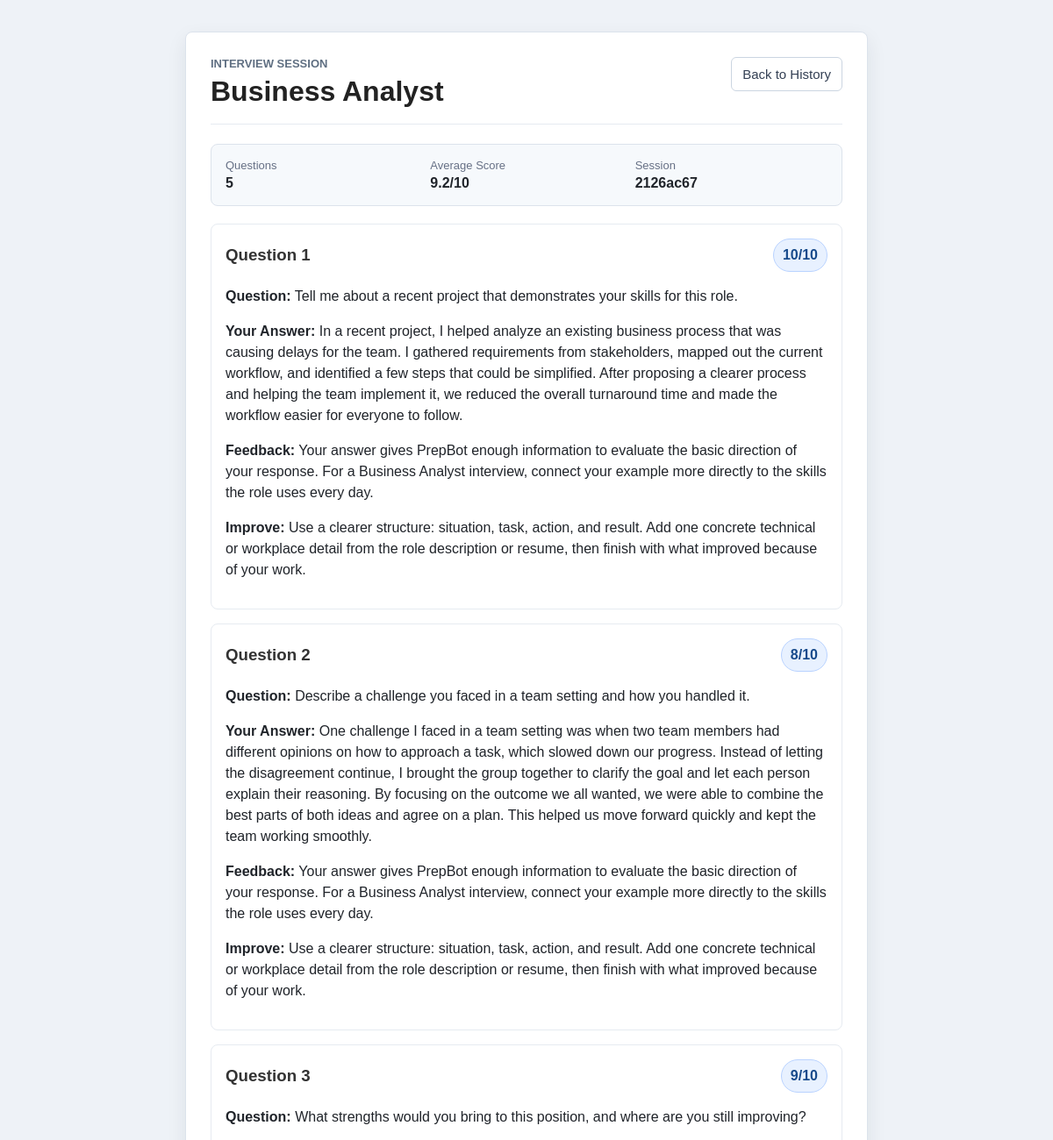
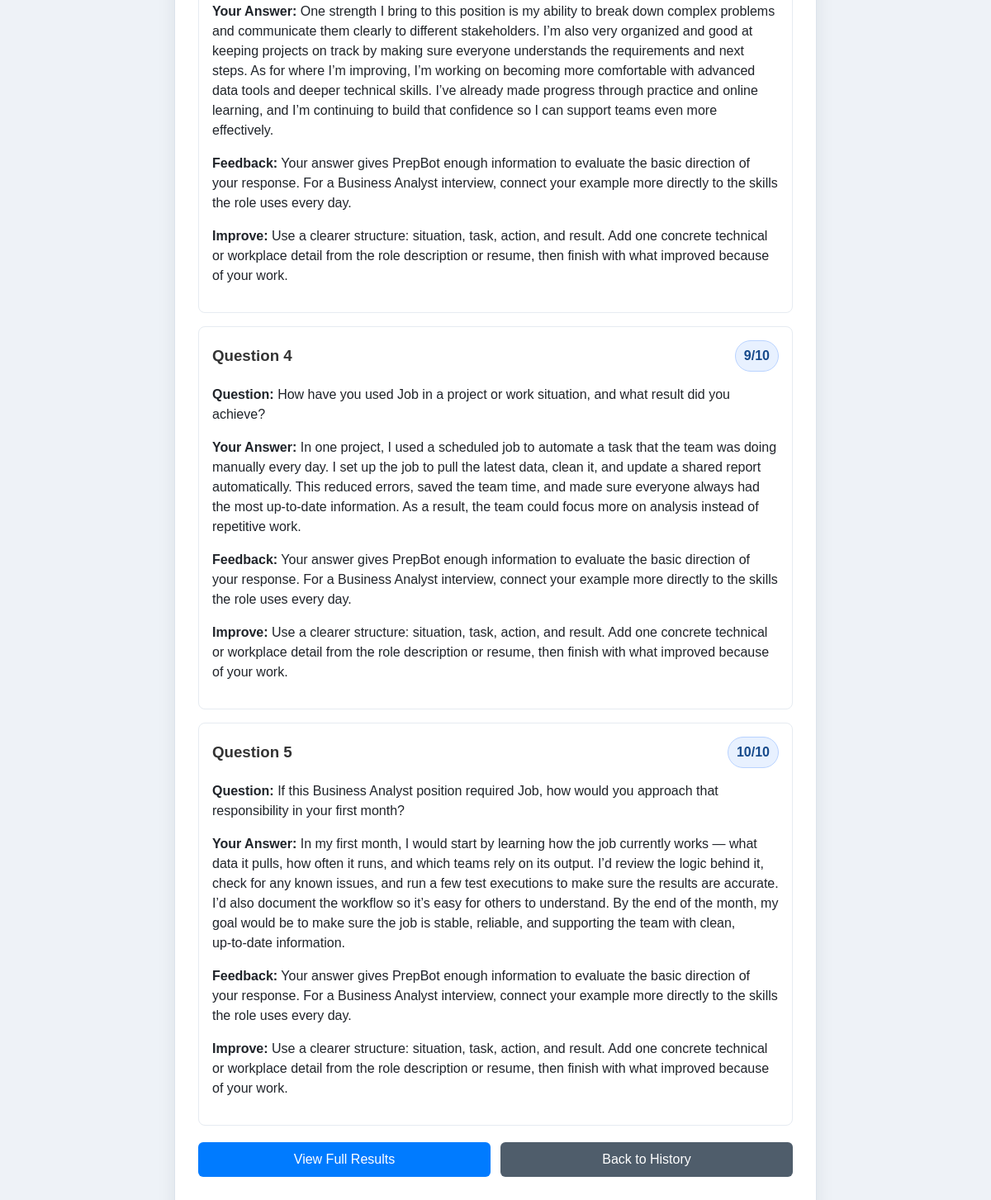
Page /history/2126ac67-0715-40f3-820a-4be86bc2efd7 (signed in) on the committed database (2 pictures, top to bottom).
### app.py (models this page shows)
class Interview(db.Model):
    id = db.Column(db.Integer, primary_key=True)
    role = db.Column(db.String(100))
    question = db.Column(db.Text)
    answer = db.Column(db.Text)
    feedback = db.Column(db.Text)
    score = db.Column(db.Integer)
    improvements = db.Column(db.Text)
    answer_suggestion = db.Column(db.Text)
    session_id = db.Column(db.String(36))
    question_number = db.Column(db.Integer)
    created_at = db.Column(
        db.DateTime,
        default=datetime.utcnow
    )
    user_id = db.Column(
        db.Integer,
        db.ForeignKey('user.id')
    )

### app.py (the view)
@app.route('/history/<session_key>')
@login_required
def history_session(session_key):
    answers = get_history_session_answers(
        current_user.id,
        session_key
    )
    if not answers:
        flash('Interview session not found')
        return redirect(url_for('history'))
    scored_answers = [
        answer.score
        for answer in answers
        if answer.score is not None
    ]
    average_score = (
        round(sum(scored_answers) / len(scored_answers), 1)
        if scored_answers else 0
    )
    return render_template(
        'history_session.html',
        session_key=session_key,
        answers=answers,
        role=answers[0].role,
        average_score=average_score
    )

### app.py (called while the page is built, shortened)
def get_history_session_answers(user_id, session_key):
    return Interview.query.filter_by(
        user_id=user_id,
        session_id=session_key
    ).order_by(
        Interview.question_number.asc(),
        Interview.id.asc()
    ).all()

@login_manager.user_loader
def load_user(user_id):
    return User.query.get(int(user_id))

### templates/history_session.html (shortened to what this page needs)
<!DOCTYPE html>
<html>
<head>
    <link rel="stylesheet" href="{{ url_for('static', filename='css/style.css') }}">
</head>
<body>
<div class="page-panel history-panel">
    <div class="page-header">
        <div>
            <p class="eyebrow">Interview Session</p>
            <h1>{{ role }}</h1>
        </div>
        <a href="/history" class="text-button">Back to History</a>
    </div>
    <div class="score-summary">
        <div>
            <span class="summary-label">Questions</span>
            <strong>{{ answers|length }}</strong>
        </div>
        <div>
            <span class="summary-label">Average Score</span>
            <strong>{{ average_score }}/10</strong>
        </div>
        <div>
            <span class="summary-label">Session</span>
            <strong>{{ session_key[:8] }}</strong>
        </div>
    </div>
    {% for answer in answers %}
        <div class="history-item">
            <div class="question-score-row">
                <h3>Question {{ loop.index }}</h3>
                <span class="score-pill">{{ answer.score }}/10</span>
            </div>
            <p><strong>Question:</strong> {{ answer.question }}</p>
            <p><strong>Your Answer:</strong> {{ answer.answer }}</p>
            <p><strong>Feedback:</strong> {{ answer.feedback }}</p>
            {% if answer.improvements %}
                <p><strong>Improve:</strong> {{ answer.improvements }}</p>
            {% endif %}
        </div>
    {% endfor %}
    <div class="dashboard-actions">
        <a href="/interview-results/{{ session_key }}" class="button-link">
            View Full Results
        </a>
        <a href="/history" class="button-link secondary-link">
            Back to History
        </a>
    </div>
</div>
</body>
</html>

### static/css/style.css (style rules this page uses)
body { margin: 0; padding: 0; font-family: Arial, sans-serif; background-color: #eef2f7; color: #20242a; }
.page-panel { width: 760px; max-width: calc(100% - 40px); margin: 36px auto; background: white; padding: 28px; border: 1px solid #dce3ec; border-radius: 8px; box-shadow: 0px 8px 22px rgba(25, 39, 52, 0.08); }
.dashboard-panel, .history-panel, .results-panel { width: 720px; }
.page-header { align-items: flex-start; border-bottom: 1px solid #e6ebf1; display: flex; gap: 16px; justify-content: space-between; margin-bottom: 22px; padding-bottom: 18px; }
.page-header h1 { font-size: 32px; margin: 0; text-align: left; }
.eyebrow { color: #5f6f82; font-size: 13px; font-weight: bold; letter-spacing: 0; margin: 0 0 6px; text-transform: uppercase; }
.summary-label { color: #667085; display: block; font-size: 13px; margin-bottom: 4px; }
.dashboard-actions { display: grid; gap: 12px; grid-template-columns: repeat(2, minmax(0, 1fr)); margin: 20px 0; }
.history-item { border: 1px solid #e6ebf1; border-radius: 8px; line-height: 1.5; margin-bottom: 16px; padding: 16px; }
.score-summary { background: #f6f9fc; border: 1px solid #dce3ec; border-radius: 8px; display: grid; gap: 14px; grid-template-columns: repeat(3, minmax(0, 1fr)); margin-bottom: 20px; padding: 16px; }
.question-score-row { align-items: center; display: flex; justify-content: space-between; gap: 12px; }
.question-score-row h3 { margin: 0; }
.score-pill { background: #e8f1ff; border: 1px solid #b9d3ff; border-radius: 999px; color: #174a8b; display: inline-block; font-weight: bold; padding: 6px 10px; }
h1 { text-align: center; color: #222; margin-bottom: 10px; font-size: 45px; }
h2, h3 { color: #333; }
.button-link { background-color: #007BFF; border-radius: 6px; box-sizing: border-box; color: white; display: inline-block; font-size: 16px; padding: 12px; text-align: center; text-decoration: none; }
.secondary-link { background-color: #4f5d6b; }
.ghost-button, .text-button { background: white; border: 1px solid #cbd5e1; border-radius: 6px; color: #344054; cursor: pointer; display: inline-block; font-size: 15px; padding: 10px 12px; text-align: center; text-decoration: none; width: auto; }
a { text-decoration: none; color: #007BFF; }

### rows in the picture
Interview: role "Business Analyst", score "10", question "Tell me about a recent project that demonstrates your skills for this role.", answer "In a recent project, I helped analyze an existing business process that was causing delays for the team. I gathered requirements from stakeholders, mapped out the current workflow, and identified a few steps that could be simplified. After proposing a clearer process and helping the team implement it, we reduced the overall turnaround time and made the workflow easier for everyone to follow.", feedback "Your answer gives PrepBot enough information to evaluate the basic direction of your response. For a Business Analyst interview, connect your example more directly to the skills the role uses every day.", improvements "Use a clearer structure: situation, task, action, and result. Add one concrete technical or workplace detail from the role description or resume, then finish with what improved because of your work."
Interview: score "8", question "Describe a challenge you faced in a team setting and how you handled it.", answer "One challenge I faced in a team setting was when two team members had different opinions on how to approach a task, which slowed down our progress. Instead of letting the disagreement continue, I brought the group together to clarify the goal and let each person explain their reasoning. By focusing on the outcome we all wanted, we were able to combine the best parts of both ideas and agree on a plan. This helped us move forward quickly and kept the team working smoothly.", feedback "Your answer gives PrepBot enough information to evaluate the basic direction of your response. For a Business Analyst interview, connect your example more directly to the skills the role uses every day.", improvements "Use a clearer structure: situation, task, action, and result. Add one concrete technical or workplace detail from the role description or resume, then finish with what improved because of your work."
Interview: score "9", question "What strengths would you bring to this position, and where are you still improving?", answer "One strength I bring to this position is my ability to break down complex problems and communicate them clearly to different stakeholders. I’m also very organized and good at keeping projects on track by making sure everyone understands the requirements and next steps. As for where I’m improving, I’m working on becoming more comfortable with advanced data tools and deeper technical skills. I’ve already made progress through practice and online learning, and I’m continuing to build that confidence so I can support teams even more effectively.", feedback "Your answer gives PrepBot enough information to evaluate the basic direction of your response. For a Business Analyst interview, connect your example more directly to the skills the role uses every day.", improvements "Use a clearer structure: situation, task, action, and result. Add one concrete technical or workplace detail from the role description or resume, then finish with what improved because of your work."
Interview: score "9", question "How have you used Job in a project or work situation, and what result did you achieve?", answer "In one project, I used a scheduled job to automate a task that the team was doing manually every day. I set up the job to pull the latest data, clean it, and update a shared report automatically. This reduced errors, saved the team time, and made sure everyone always had the most up‑to‑date information. As a result, the team could focus more on analysis instead of repetitive work.", feedback "Your answer gives PrepBot enough information to evaluate the basic direction of your response. For a Business Analyst interview, connect your example more directly to the skills the role uses every day.", improvements "Use a clearer structure: situation, task, action, and result. Add one concrete technical or workplace detail from the role description or resume, then finish with what improved because of your work."
Interview: score "10", question "If this Business Analyst position required Job, how would you approach that responsibility in your first month?", answer "In my first month, I would start by learning how the job currently works — what data it pulls, how often it runs, and which teams rely on its output. I’d review the logic behind it, check for any known issues, and run a few test executions to make sure the results are accurate. I’d also document the workflow so it’s easy for others to understand. By the end of the month, my goal would be to make sure the job is stable, reliable, and supporting the team with clean, up‑to‑date information.", feedback "Your answer gives PrepBot enough information to evaluate the basic direction of your response. For a Business Analyst interview, connect your example more directly to the skills the role uses every day.", improvements "Use a clearer structure: situation, task, action, and result. Add one concrete technical or workplace detail from the role description or resume, then finish with what improved because of your work."

### other values in the picture
{{ answers|length }} "5"
{{ average_score }} "9.2"
{{ session_key[:8] }} "2126ac67"
